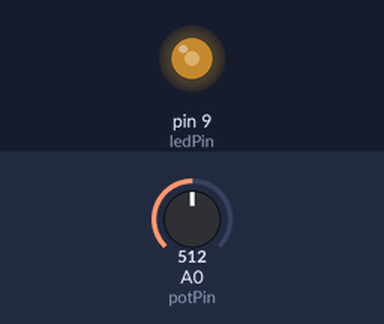
Simulated run of this sketch. Board: Arduino Uno, built with avr-gcc and run on an emulated ATmega328P. Parts: output pins drawn as LEDs (lit = HIGH). The inputs (shaded band) are chosen by the test bench; at power-on: A0 (potPin) = 512.

Above: at 1.2 s.
1.3 s: A0 (potPin) set to 716
At 2.2 s:
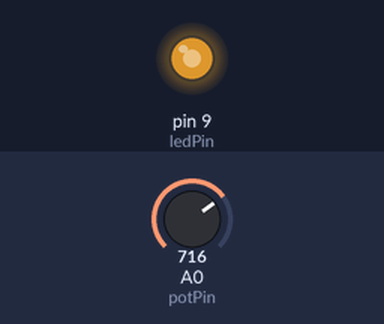
2.8 s: A0 (potPin) set to 900
At 3.5 s:
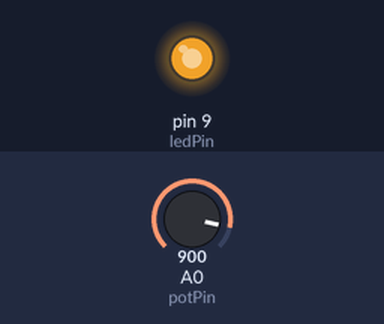
4.3 s: A0 (potPin) set to 122
At 5.5 s:
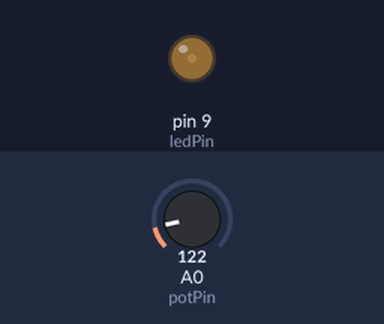
5.8 s: A0 (potPin) set to 0
At 7.0 s:
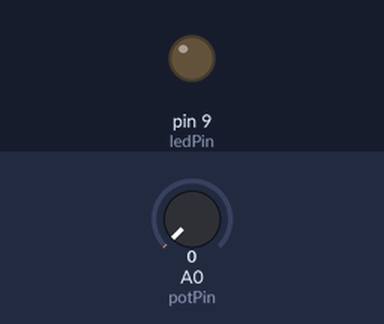
7.3 s: A0 (potPin) set to 511
At 8.0 s:
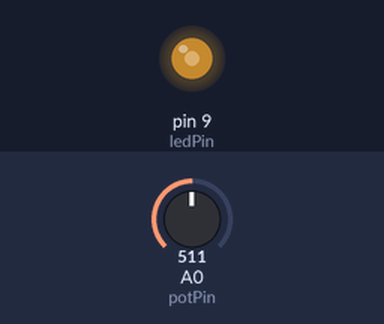
Timing chart, 0 to 9.8 s (numbered marks = the images above; inputs shaded):
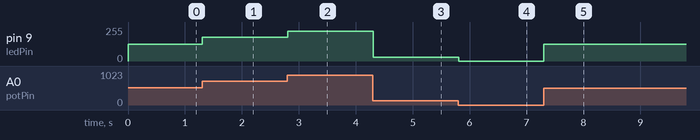

The sketch:

No1.ino
```cpp
int potPin = A0;  // Potensiometer terhubung ke pin analog A0
int ledPin = 9;   // LED terhubung ke pin digital 9 (PWM)
int potValue = 0; // Variabel untuk menyimpan nilai dari potensiometer
int ledBrightness = 0; // Variabel untuk menyimpan nilai PWM (0-255)

void setup() {
  // Tidak perlu inisialisasi untuk LED karena kita menggunakan pin PWM
}

void loop() {
  // Baca nilai analog dari potensiometer (0 hingga 1023)
  potValue = analogRead(potPin);

  // Konversi nilai potensiometer (0-1023) ke rentang PWM (0-255)
  ledBrightness = map(potValue, 0, 1023, 0, 255);

  // Atur kecerahan LED menggunakan PWM
  analogWrite(ledPin, ledBrightness);

  // Tambahkan sedikit jeda untuk stabilitas
  delay(10);
}
```

Measured:
- after the input at 1.3 s, pin 9 (ledPin): 127/255 → 178/255 at once
- after the input at 2.8 s, pin 9 (ledPin): 178/255 → 224/255 at once
- after the input at 4.3 s, pin 9 (ledPin): 224/255 → 30/255 at once
- after the input at 5.8 s, pin 9 (ledPin): 30/255 → 0/255 at once
- after the input at 7.3 s, pin 9 (ledPin): 0/255 → 127/255 at once
